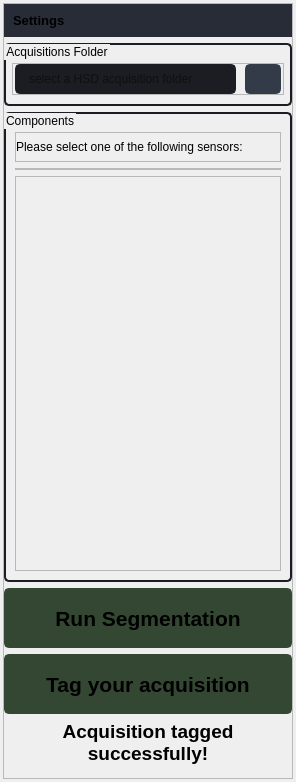
                      <widget class="QWidget" name="widget_device_config_main">
                       <property name="geometry">
                        <rect>
                         <x>0</x>
                         <y>0</y>
                         <width>296</width>
                         <height>782</height>
                        </rect>
                       </property>
                       <layout class="QVBoxLayout" name="verticalLayout_3">
                        <property name="spacing">
                         <number>0</number>
                        </property>
                        <property name="leftMargin">
                         <number>3</number>
                        </property>
                        <property name="topMargin">
                         <number>3</number>
                        </property>
                        <property name="rightMargin">
                         <number>3</number>
                        </property>
                        <property name="bottomMargin">
                         <number>3</number>
                        </property>
                        <item>
                         <widget class="QFrame" name="acq_upload_frame">
                          <property name="frameShape">
                           <enum>QFrame::StyledPanel</enum>
                          </property>
                          <property name="frameShadow">
                           <enum>QFrame::Raised</enum>
                          </property>
                          <layout class="QVBoxLayout" name="verticalLayout_18">
                           <property name="leftMargin">
                            <number>0</number>
                           </property>
                           <property name="topMargin">
                            <number>0</number>
                           </property>
                           <property name="rightMargin">
                            <number>0</number>
                           </property>
                           <property name="bottomMargin">
                            <number>0</number>
                           </property>
                           <item>
                            <widget class="QFrame" name="settings_title_frame">
                             <property name="maximumSize">
                              <size>
                               <width>16777215</width>
                               <height>35</height>
                              </size>
                             </property>
                             <property name="cursor">
                              <cursorShape>ArrowCursor</cursorShape>
                             </property>
                             <property name="styleSheet">
                              <string notr="true">QFrame {
	border: transparent;
	background-color: rgb(39, 44, 54);
}</string>
                             </property>
                             <property name="frameShape">
                              <enum>QFrame::StyledPanel</enum>
                             </property>
                             <property name="frameShadow">
                              <enum>QFrame::Raised</enum>
                             </property>
                             <layout class="QHBoxLayout" name="horizontalLayout_28">
                              <property name="leftMargin">
                               <number>9</number>
                              </property>
                              <property name="topMargin">
                               <number>9</number>
                              </property>
                              <property name="rightMargin">
                               <number>9</number>
                              </property>
                              <property name="bottomMargin">
                               <number>9</number>
                              </property>
                              <item>
                               <widget class="QLabel" name="settings_title_label">
                                <property name="styleSheet">
                                 <string notr="true">QLabel {
   text-align: left;
   font-size: 10pt;
   font-weight: bold;
}</string>
                                </property>
                                <property name="text">
                                 <string>Settings</string>
                                </property>
                               </widget>
                              </item>
                             </layout>
                            </widget>
                           </item>
                           <item>
                            <widget class="QGroupBox" name="groupBox_acquisition_selection">
                             <property name="minimumSize">
                              <size>
                               <width>0</width>
                               <height>0</height>
                              </size>
                             </property>
                             <property name="styleSheet">
                              <string notr="true">QGroupBox {
	border-radius: 5px;
	border: 2px solid rgb(27, 29, 35);
}

QRadioButton::indicator {
    border: 3px solid rgb(52, 59, 72);
	width: 15px;
	height: 15px;
	border-radius: 10px;
    background: rgb(44, 49, 60);
}
QRadioButton::indicator:hover {
    border: 3px solid rgb(58, 66, 81);
}
QRadioButton::indicator:checked {
    background: 3px solid rgb(94, 106, 130);
	border: 3px solid rgb(52, 59, 72);	
}</string>
                             </property>
                             <property name="title">
                              <string>Acquisitions Folder</string>
                             </property>
                             <property name="flat">
                              <bool>false</bool>
                             </property>
                             <property name="checkable">
                              <bool>false</bool>
                             </property>
                             <layout class="QVBoxLayout" name="verticalLayout_41">
                              <property name="spacing">
                               <number>6</number>
                              </property>
                              <property name="leftMargin">
                               <number>6</number>
                              </property>
                              <property name="topMargin">
                               <number>18</number>
                              </property>
                              <property name="rightMargin">
                               <number>6</number>
                              </property>
                              <property name="bottomMargin">
                               <number>9</number>
                              </property>
                              <item>
                               <widget class="QFrame" name="acquisition_selection_frame">
                                <property name="minimumSize">
                                 <size>
                                  <width>0</width>
                                  <height>0</height>
                                 </size>
                                </property>
                                <property name="styleSheet">
                                 <string notr="true"/>
                                </property>
                                <property name="frameShape">
                                 <enum>QFrame::StyledPanel</enum>
                                </property>
                                <property name="frameShadow">
                                 <enum>QFrame::Raised</enum>
                                </property>
                                <layout class="QHBoxLayout" name="horizontalLayout_39">
                                 <property name="spacing">
                                  <number>9</number>
                                 </property>
                                 <property name="leftMargin">
                                  <number>2</number>
                                 </property>
                                 <property name="topMargin">
                                  <number>0</number>
                                 </property>
                                 <property name="rightMargin">
                                  <number>2</number>
                                 </property>
                                 <property name="bottomMargin">
                                  <number>0</number>
                                 </property>
                                 <item>
                                  <widget class="QLineEdit" name="acq_folder_textEdit">
                                   <property name="minimumSize">
                                    <size>
                                     <width>0</width>
                                     <height>30</height>
                                    </size>
                                   </property>
                                   <property name="maximumSize">
                                    <size>
                                     <width>16777215</width>
                                     <height>30</height>
                                    </size>
                                   </property>
                                   <property name="styleSheet">
                                    <string notr="true">QLineEdit {
	height: 25px;
	background-color: rgb(27, 29, 35);
	border-radius: 5px;
	border: 2px solid rgb(27, 29, 35);
	padding-left: 10px;
}
QLineEdit:hover {
	border: 2px solid rgb(64, 71, 88);
}
QLineEdit:focus {
	border: 2px solid rgb(91, 101, 124);
}
QLineEdit[text=&quot;&quot;]{
	color:rgb(90,90,90);
}

QLineEdit:disabled {
	color: rgb(60,60,60);
	background-color: rgb(60, 60, 60);
	border: 2px solid rgb(32, 32, 32);
}</string>
                                   </property>
                                   <property name="placeholderText">
                                    <string>select a HSD acquisition folder</string>
                                   </property>
                                  </widget>
                                 </item>
                                 <item>
                                  <widget class="QPushButton" name="acq_folder_button">
                                   <property name="sizePolicy">
                                    <sizepolicy hsizetype="Preferred" vsizetype="Preferred">
                                     <horstretch>0</horstretch>
                                     <verstretch>0</verstretch>
                                    </sizepolicy>
                                   </property>
                                   <property name="minimumSize">
                                    <size>
                                     <width>30</width>
                                     <height>30</height>
                                    </size>
                                   </property>
                                   <property name="maximumSize">
                                    <size>
                                     <width>16777215</width>
                                     <height>16777215</height>
                                    </size>
                                   </property>
                                   <property name="styleSheet">
                                    <string notr="true">QPushButton {
	border: 2px solid rgb(52, 59, 72);
	border-radius: 5px;	
	background-color: rgb(52, 59, 72);
}
QPushButton:hover {
	background-color: rgb(57, 65, 80);
	border: 2px solid rgb(61, 70, 86);
}
QPushButton:pressed {	
	background-color: rgb(35, 40, 49);
	border: 2px solid rgb(43, 50, 61);
}
QPushButton:disabled {	
	background-color: rgb(35, 40, 49);
	border: 2px solid rgb(43, 50, 61);
}</string>
                                   </property>
                                   <property name="text">
                                    <string/>
                                   </property>
                                   <property name="icon">
                                    <iconset resource="../../st_dtdl_gui/UI/resources.qrc">
                                     <normaloff>:/icons/icons/baseline_folder_open_white_18dp.png</normaloff>:/icons/icons/baseline_folder_open_white_18dp.png</iconset>
                                   </property>
                                  </widget>
                                 </item>
                                </layout>
                               </widget>
                              </item>
                             </layout>
                            </widget>
                           </item>
                           <item>
                            <widget class="QGroupBox" name="groupBox_components">
                             <property name="minimumSize">
                              <size>
                               <width>0</width>
                               <height>0</height>
                              </size>
                             </property>
                             <property name="styleSheet">
                              <string notr="true">QGroupBox {
	border-radius: 5px;
	border: 2px solid rgb(27, 29, 35);
}

QRadioButton::indicator {
    border: 3px solid rgb(52, 59, 72);
	width: 15px;
	height: 15px;
	border-radius: 10px;
    background: rgb(44, 49, 60);
}
QRadioButton::indicator:hover {
    border: 3px solid rgb(58, 66, 81);
}
QRadioButton::indicator:checked {
    background: 3px solid rgb(94, 106, 130);
	border: 3px solid rgb(52, 59, 72);	
}</string>
                             </property>
                             <property name="title">
                              <string>Components</string>
                             </property>
                             <property name="flat">
                              <bool>false</bool>
                             </property>
                             <property name="checkable">
                              <bool>false</bool>
                             </property>
                             <layout class="QVBoxLayout" name="verticalLayout_47">
                              <property name="spacing">
                               <number>6</number>
                              </property>
                              <property name="leftMargin">
                               <number>9</number>
                              </property>
                              <property name="topMargin">
                               <number>18</number>
                              </property>
                              <property name="rightMargin">
                               <number>9</number>
                              </property>
                              <property name="bottomMargin">
                               <number>9</number>
                              </property>
                              <item>
                               <widget class="QFrame" name="message_frame">
                                <property name="sizePolicy">
                                 <sizepolicy hsizetype="Preferred" vsizetype="Preferred">
                                  <horstretch>0</horstretch>
                                  <verstretch>0</verstretch>
                                 </sizepolicy>
                                </property>
                                <property name="minimumSize">
                                 <size>
                                  <width>0</width>
                                  <height>30</height>
                                 </size>
                                </property>
                                <property name="styleSheet">
                                 <string notr="true"/>
                                </property>
                                <property name="frameShape">
                                 <enum>QFrame::StyledPanel</enum>
                                </property>
                                <property name="frameShadow">
                                 <enum>QFrame::Raised</enum>
                                </property>
                                <layout class="QVBoxLayout" name="verticalLayout_14">
                                 <property name="spacing">
                                  <number>0</number>
                                 </property>
                                 <property name="leftMargin">
                                  <number>0</number>
                                 </property>
                                 <property name="topMargin">
                                  <number>0</number>
                                 </property>
                                 <property name="rightMargin">
                                  <number>0</number>
                                 </property>
                                 <property name="bottomMargin">
                                  <number>0</number>
                                 </property>
                                 <item>
                                  <widget class="QLabel" name="message_label">
                                   <property name="text">
                                    <string>Please select one of the following sensors:</string>
                                   </property>
                                  </widget>
                                 </item>
                                </layout>
                               </widget>
                              </item>
                              <item>
                               <widget class="QFrame" name="components_frame">
                                <property name="sizePolicy">
                                 <sizepolicy hsizetype="Preferred" vsizetype="Preferred">
                                  <horstretch>0</horstretch>
                                  <verstretch>0</verstretch>
                                 </sizepolicy>
                                </property>
                                <property name="minimumSize">
                                 <size>
                                  <width>0</width>
                                  <height>0</height>
                                 </size>
                                </property>
                                <property name="styleSheet">
                                 <string notr="true"/>
                                </property>
                                <property name="frameShape">
                                 <enum>QFrame::StyledPanel</enum>
                                </property>
                                <property name="frameShadow">
                                 <enum>QFrame::Raised</enum>
                                </property>
                                <layout class="QVBoxLayout" name="verticalLayout_17">
                                 <property name="spacing">
                                  <number>0</number>
                                 </property>
                                 <property name="leftMargin">
                                  <number>0</number>
                                 </property>
                                 <property name="topMargin">
                                  <number>0</number>
                                 </property>
                                 <property name="rightMargin">
                                  <number>0</number>
                                 </property>
                                 <property name="bottomMargin">
                                  <number>0</number>
                                 </property>
                                </layout>
                               </widget>
                              </item>
                              <item>
                               <widget class="QFrame" name="spacer_frame">
                                <property name="sizePolicy">
                                 <sizepolicy hsizetype="Preferred" vsizetype="Preferred">
                                  <horstretch>0</horstretch>
                                  <verstretch>0</verstretch>
                                 </sizepolicy>
                                </property>
                                <property name="minimumSize">
                                 <size>
                                  <width>0</width>
                                  <height>0</height>
                                 </size>
                                </property>
                                <property name="styleSheet">
                                 <string notr="true">QPushButton {
	border: 2px solid rgb(52, 59, 72);
	border-radius: 5px;	
	background-color: rgb(52, 59, 72);
	font: 700 12pt &quot;Segoe UI&quot;;
}
QPushButton:hover {
	background-color: rgb(57, 65, 80);
	border: 2px solid rgb(61, 70, 86);
}
QPushButton:pressed {	
	background-color: rgb(35, 40, 49);
	border: 2px solid rgb(43, 50, 61);
}
QPushButton:checked {
     border: 2px solid rgb(51, 71, 51);
     border-radius: 5px;	
     background-color: rgb(51, 71, 51); 
}
QPushButton:disabled {	
	background-color: rgb(35, 40, 49);
	border: 2px solid rgb(43, 50, 61);
	color: rgb(43, 50, 61);
}</string>
                                </property>
                                <property name="frameShape">
                                 <enum>QFrame::StyledPanel</enum>
                                </property>
                                <property name="frameShadow">
                                 <enum>QFrame::Raised</enum>
                                </property>
                                <layout class="QVBoxLayout" name="verticalLayout_15">
                                 <property name="spacing">
                                  <number>9</number>
                                 </property>
                                 <property name="leftMargin">
                                  <number>0</number>
                                 </property>
                                 <property name="topMargin">
                                  <number>0</number>
                                 </property>
                                 <property name="rightMargin">
                                  <number>0</number>
                                 </property>
                                 <property name="bottomMargin">
                                  <number>0</number>
                                 </property>
                                 <item>
                                  <spacer name="verticalSpacer">
                                   <property name="orientation">
                                    <enum>Qt::Vertical</enum>
                                   </property>
                                   <property name="sizeHint" stdset="0">
                                    <size>
                                     <width>20</width>
                                     <height>40</height>
                                    </size>
                                   </property>
                                  </spacer>
                                 </item>
                                </layout>
                               </widget>
                              </item>
                             </layout>
                            </widget>
                           </item>
                           <item>
                            <widget class="QPushButton" name="run_segmentation_button">
                             <property name="enabled">
                              <bool>true</bool>
                             </property>
                             <property name="sizePolicy">
                              <sizepolicy hsizetype="Preferred" vsizetype="Preferred">
                               <horstretch>0</horstretch>
                               <verstretch>0</verstretch>
                              </sizepolicy>
                             </property>
                             <property name="minimumSize">
                              <size>
                               <width>60</width>
                               <height>60</height>
                              </size>
                             </property>
                             <property name="maximumSize">
                              <size>
                               <width>16777215</width>
                               <height>60</height>
                              </size>
                             </property>
                             <property name="font">
                              <font>
                               <pointsize>16</pointsize>
                               <bold>true</bold>
                              </font>
                             </property>
                             <property name="styleSheet">
                              <string notr="true">QPushButton {
            border: 2px solid rgb(51, 71, 51);
            border-radius: 5px;	
            background-color: rgb(51, 71, 51);    
        }
        QPushButton:hover {
            background-color: rgb(57, 81, 57);
            border: 2px solid rgb(61, 87, 61);
        }
        QPushButton:pressed {	
            background-color: rgb(34, 48, 34);
            border: 2px solid rgb(42, 60, 42);
        }
        QPushButton:disabled {
            background-color: rgb(29,33,41);
            border: 2px solid rgb(60, 42, 42);
        }</string>
                             </property>
                             <property name="text">
                              <string>Run Segmentation</string>
                             </property>
                             <property name="icon">
                              <iconset resource="../../st_dtdl_gui/UI/resources.qrc">
                               <normaloff>:/icons/icons/outline_play_arrow_white_18dp.png</normaloff>:/icons/icons/outline_play_arrow_white_18dp.png</iconset>
                             </property>
                             <property name="iconSize">
                              <size>
                               <width>64</width>
                               <height>64</height>
                              </size>
                             </property>
                            </widget>
                           </item>
                           <item>
                            <widget class="QPushButton" name="tag_acquisition_button">
                             <property name="enabled">
                              <bool>true</bool>
                             </property>
                             <property name="sizePolicy">
                              <sizepolicy hsizetype="Preferred" vsizetype="Preferred">
                               <horstretch>0</horstretch>
                               <verstretch>0</verstretch>
                              </sizepolicy>
                             </property>
                             <property name="minimumSize">
                              <size>
                               <width>60</width>
                               <height>60</height>
                              </size>
                             </property>
                             <property name="maximumSize">
                              <size>
                               <width>16777215</width>
                               <height>60</height>
                              </size>
                             </property>
                             <property name="font">
                              <font>
                               <pointsize>16</pointsize>
                               <bold>true</bold>
                              </font>
                             </property>
                             <property name="toolTip">
                              <string>All breakpoints must be confirmed</string>
                             </property>
                             <property name="styleSheet">
                              <string notr="true">QPushButton {
            border: 2px solid rgb(51, 71, 51);
            border-radius: 5px;	
            background-color: rgb(51, 71, 51);    
        }
        QPushButton:hover {
            background-color: rgb(57, 81, 57);
            border: 2px solid rgb(61, 87, 61);
        }
        QPushButton:pressed {	
            background-color: rgb(34, 48, 34);
            border: 2px solid rgb(42, 60, 42);
        }
        QPushButton:disabled {
            background-color: rgb(29,33,41);
            border: 2px solid rgb(60, 42, 42);
        }</string>
                             </property>
                             <property name="text">
                              <string>Tag your acquisition</string>
                             </property>
                             <property name="icon">
                              <iconset resource="../../st_dtdl_gui/UI/resources.qrc">
                               <normaloff>:/icons/icons/outline_edit_white_18dp.png</normaloff>:/icons/icons/outline_edit_white_18dp.png</iconset>
                             </property>
                             <property name="iconSize">
                              <size>
                               <width>64</width>
                               <height>64</height>
                              </size>
                             </property>
                            </widget>
                           </item>
                           <item>
                            <widget class="QLabel" name="tag_acquisition_label">
                             <property name="styleSheet">
                              <string notr="true"/>
                             </property>
                             <property name="text">
                              <string>&lt;!DOCTYPE HTML PUBLIC &quot;-//W3C//DTD HTML 4.0//EN&quot; &quot;http://www.w3.org/TR/REC-html40/strict.dtd&quot;&gt;
&lt;html&gt;&lt;head&gt;&lt;meta name=&quot;qrichtext&quot; content=&quot;1&quot; /&gt;&lt;meta charset=&quot;utf-8&quot; /&gt;&lt;style type=&quot;text/css&quot;&gt;
p, li { white-space: pre-wrap; }
hr { height: 1px; border-width: 0; }
li.unchecked::marker { content: &quot;\2610&quot;; }
li.checked::marker { content: &quot;\2612&quot;; }
&lt;/style&gt;&lt;/head&gt;&lt;body style=&quot; font-family:'Segoe UI'; font-size:9pt; font-weight:400; font-style:normal;&quot;&gt;
&lt;p align=&quot;center&quot; style=&quot; margin-top:12px; margin-bottom:12px; margin-left:0px; margin-right:0px; -qt-block-indent:0; text-indent:0px;&quot;&gt;&lt;span style=&quot; font-size:14pt; font-weight:700;&quot;&gt;Acquisition tagged&lt;br /&gt;successfully!&lt;br /&gt;&lt;img src=&quot;:/icons/icons/outline_done_outline_white_18dp.png&quot; /&gt;&lt;/span&gt;&lt;/p&gt;&lt;/body&gt;&lt;/html&gt;</string>
                             </property>
                            </widget>
                           </item>
                          </layout>
                         </widget>
                        </item>
                       </layout>
                      </widget>
